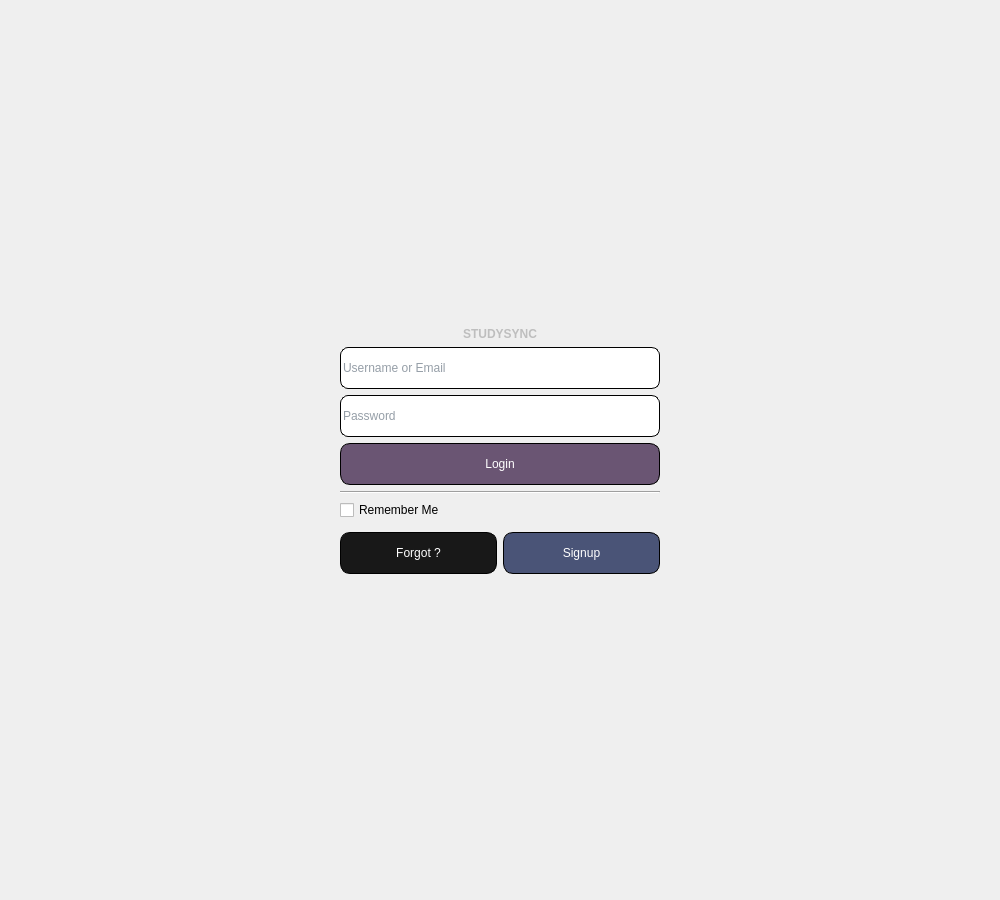
<?xml version="1.0" encoding="UTF-8"?>
<ui version="4.0">
 <class>WelcomeScreen</class>
 <widget class="QWidget" name="WelcomeScreen">
  <property name="enabled">
   <bool>true</bool>
  </property>
  <property name="geometry">
   <rect>
    <x>0</x>
    <y>0</y>
    <width>1000</width>
    <height>900</height>
   </rect>
  </property>
  <property name="sizePolicy">
   <sizepolicy hsizetype="Preferred" vsizetype="Preferred">
    <horstretch>0</horstretch>
    <verstretch>0</verstretch>
   </sizepolicy>
  </property>
  <property name="windowTitle">
   <string>Form</string>
  </property>
  <property name="styleSheet">
   <string notr="true">
* {
	background-color: none;
}

QWidget#WindowScreen {
    background-color: rgb(17, 25, 34);
    border: none;
    margin: 0px;
    padding: 0px;
}

QLineEdit {
    border-radius: 8px;
    background-color: #ffffff;
    color: #2c3e50;
    height: 40px;
	border: 1px solid #000000;
}

#loginButton {
	background-color: rgb(106, 85, 115); 
	border-radius: 10px;
	color: white;
	height:  40px;
	border: 1px solid #000000;
}

#forgotButton {
	background-color: rgb(24, 24, 24); 
	border-radius: 10px;
	color: white;
	height:  40px;
	border: 1px solid #000000;
}

#signupButton {
	background-color: rgb(74, 84, 119); 
	border-radius: 10px;
	color: white;
	height:  40px;
	border: 1px solid #000000;
}


#createAccountButton {
	background-color: rgb(233, 92, 105); 
	border-radius: 10px;
	color: white;
	height:  40px;
}

#resetAccountButton {
	background-color: rgb(24, 24, 24); 
	border-radius: 10px;
	color: white;
	height:  40px;
	border: 1px solid #000000;
}

#studSyncMainTitle {
	font-weight: bold;
	font-size: 50;
}</string>
  </property>
  <layout class="QVBoxLayout" name="verticalLayout">
   <item>
    <widget class="QStackedWidget" name="stackedWidget">
     <property name="currentIndex">
      <number>0</number>
     </property>
     <widget class="QWidget" name="mainPage">
      <layout class="QVBoxLayout" name="verticalLayout_3">
       <item>
        <spacer name="verticalSpacer">
         <property name="orientation">
          <enum>Qt::Orientation::Vertical</enum>
         </property>
         <property name="sizeHint" stdset="0">
          <size>
           <width>20</width>
           <height>40</height>
          </size>
         </property>
        </spacer>
       </item>
       <item>
        <layout class="QHBoxLayout" name="horizontalLayout">
         <property name="leftMargin">
          <number>0</number>
         </property>
         <property name="topMargin">
          <number>0</number>
         </property>
         <item>
          <spacer name="horizontalSpacer_2">
           <property name="orientation">
            <enum>Qt::Orientation::Horizontal</enum>
           </property>
           <property name="sizeHint" stdset="0">
            <size>
             <width>40</width>
             <height>20</height>
            </size>
           </property>
          </spacer>
         </item>
         <item>
          <layout class="QVBoxLayout" name="verticalLayout_2">
           <item>
            <widget class="QLabel" name="studSyncMainTitle">
             <property name="enabled">
              <bool>false</bool>
             </property>
             <property name="text">
              <string>STUDYSYNC</string>
             </property>
             <property name="alignment">
              <set>Qt::AlignmentFlag::AlignCenter</set>
             </property>
            </widget>
           </item>
           <item>
            <widget class="QLineEdit" name="loginUsernameOrEmailField">
             <property name="placeholderText">
              <string>Username or Email</string>
             </property>
            </widget>
           </item>
           <item>
            <widget class="QLineEdit" name="loginPasswordField">
             <property name="echoMode">
              <enum>QLineEdit::EchoMode::Password</enum>
             </property>
             <property name="placeholderText">
              <string>Password</string>
             </property>
            </widget>
           </item>
           <item>
            <widget class="QPushButton" name="loginButton">
             <property name="text">
              <string>Login</string>
             </property>
            </widget>
           </item>
           <item>
            <widget class="Line" name="line_2">
             <property name="orientation">
              <enum>Qt::Orientation::Horizontal</enum>
             </property>
            </widget>
           </item>
           <item>
            <widget class="QCheckBox" name="rememberMeCheckbox">
             <property name="enabled">
              <bool>true</bool>
             </property>
             <property name="text">
              <string>Remember Me</string>
             </property>
            </widget>
           </item>
           <item>
            <widget class="Line" name="line">
             <property name="orientation">
              <enum>Qt::Orientation::Vertical</enum>
             </property>
            </widget>
           </item>
           <item>
            <layout class="QHBoxLayout" name="horizontalLayout_2">
             <property name="topMargin">
              <number>0</number>
             </property>
             <item>
              <widget class="QPushButton" name="forgotButton">
               <property name="text">
                <string>Forgot ?</string>
               </property>
              </widget>
             </item>
             <item>
              <widget class="QPushButton" name="signupButton">
               <property name="text">
                <string>Signup</string>
               </property>
              </widget>
             </item>
            </layout>
           </item>
          </layout>
         </item>
         <item>
          <spacer name="horizontalSpacer">
           <property name="orientation">
            <enum>Qt::Orientation::Horizontal</enum>
           </property>
           <property name="sizeHint" stdset="0">
            <size>
             <width>40</width>
             <height>20</height>
            </size>
           </property>
          </spacer>
         </item>
        </layout>
       </item>
       <item>
        <spacer name="verticalSpacer_2">
         <property name="orientation">
          <enum>Qt::Orientation::Vertical</enum>
         </property>
         <property name="sizeHint" stdset="0">
          <size>
           <width>20</width>
           <height>40</height>
          </size>
         </property>
        </spacer>
       </item>
      </layout>
     </widget>
     <widget class="QWidget" name="forgotPage">
      <layout class="QVBoxLayout" name="verticalLayout_4">
       <item>
        <layout class="QHBoxLayout" name="horizontalLayout_10">
         <property name="topMargin">
          <number>0</number>
         </property>
         <item>
          <widget class="QPushButton" name="forgotBackButton">
           <property name="text">
            <string>&lt;</string>
           </property>
          </widget>
         </item>
         <item>
          <spacer name="horizontalSpacer_5">
           <property name="orientation">
            <enum>Qt::Orientation::Horizontal</enum>
           </property>
           <property name="sizeHint" stdset="0">
            <size>
             <width>40</width>
             <height>20</height>
            </size>
           </property>
          </spacer>
         </item>
        </layout>
       </item>
       <item>
        <layout class="QHBoxLayout" name="horizontalLayout_5">
         <item>
          <spacer name="horizontalSpacer_4">
           <property name="orientation">
            <enum>Qt::Orientation::Horizontal</enum>
           </property>
           <property name="sizeHint" stdset="0">
            <size>
             <width>40</width>
             <height>20</height>
            </size>
           </property>
          </spacer>
         </item>
         <item>
          <layout class="QVBoxLayout" name="verticalLayout_5">
           <item>
            <spacer name="verticalSpacer_3">
             <property name="orientation">
              <enum>Qt::Orientation::Vertical</enum>
             </property>
             <property name="sizeHint" stdset="0">
              <size>
               <width>20</width>
               <height>40</height>
              </size>
             </property>
            </spacer>
           </item>
           <item>
            <widget class="QLabel" name="label_2">
             <property name="text">
              <string>Forgot Info?</string>
             </property>
            </widget>
           </item>
           <item>
            <widget class="QLineEdit" name="lineEdit_3">
             <property name="placeholderText">
              <string>Give us your email, we'll send you a reset!</string>
             </property>
            </widget>
           </item>
           <item>
            <widget class="QPushButton" name="resetAccountButton">
             <property name="text">
              <string>Send</string>
             </property>
            </widget>
           </item>
           <item>
            <spacer name="verticalSpacer_4">
             <property name="orientation">
              <enum>Qt::Orientation::Vertical</enum>
             </property>
             <property name="sizeHint" stdset="0">
              <size>
               <width>20</width>
               <height>40</height>
              </size>
             </property>
            </spacer>
           </item>
          </layout>
         </item>
         <item>
          <spacer name="horizontalSpacer_3">
           <property name="orientation">
            <enum>Qt::Orientation::Horizontal</enum>
           </property>
           <property name="sizeHint" stdset="0">
            <size>
             <width>40</width>
             <height>20</height>
            </size>
           </property>
          </spacer>
         </item>
        </layout>
       </item>
      </layout>
     </widget>
     <widget class="QWidget" name="page">
      <layout class="QVBoxLayout" name="verticalLayout_6">
       <item>
        <layout class="QHBoxLayout" name="horizontalLayout_11">
         <property name="topMargin">
          <number>0</number>
         </property>
         <item>
          <widget class="QPushButton" name="signupBackButton">
           <property name="text">
            <string>&lt;</string>
           </property>
          </widget>
         </item>
         <item>
          <spacer name="horizontalSpacer_8">
           <property name="orientation">
            <enum>Qt::Orientation::Horizontal</enum>
           </property>
           <property name="sizeHint" stdset="0">
            <size>
             <width>40</width>
             <height>20</height>
            </size>
           </property>
          </spacer>
         </item>
        </layout>
       </item>
       <item>
        <layout class="QHBoxLayout" name="horizontalLayout_8">
         <property name="topMargin">
          <number>0</number>
         </property>
         <item>
          <spacer name="horizontalSpacer_7">
           <property name="orientation">
            <enum>Qt::Orientation::Horizontal</enum>
           </property>
           <property name="sizeHint" stdset="0">
            <size>
             <width>40</width>
             <height>20</height>
            </size>
           </property>
          </spacer>
         </item>
         <item>
          <layout class="QVBoxLayout" name="verticalLayout_7">
           <property name="topMargin">
            <number>0</number>
           </property>
           <item>
            <spacer name="verticalSpacer_5">
             <property name="orientation">
              <enum>Qt::Orientation::Vertical</enum>
             </property>
             <property name="sizeHint" stdset="0">
              <size>
               <width>20</width>
               <height>40</height>
              </size>
             </property>
            </spacer>
           </item>
           <item>
            <widget class="QLabel" name="signUpLable">
             <property name="text">
              <string>Join Us!</string>
             </property>
            </widget>
           </item>
           <item>
            <widget class="QLineEdit" name="signupUsernameField">
             <property name="placeholderText">
              <string>Username</string>
             </property>
            </widget>
           </item>
           <item>
            <widget class="QLineEdit" name="signupEmailField">
             <property name="placeholderText">
              <string>Email</string>
             </property>
            </widget>
           </item>
           <item>
            <widget class="QLineEdit" name="signupPasswordField">
             <property name="echoMode">
              <enum>QLineEdit::EchoMode::Password</enum>
             </property>
             <property name="placeholderText">
              <string>Password</string>
             </property>
            </widget>
           </item>
           <item>
            <widget class="QPushButton" name="createAccountButton">
             <property name="text">
              <string>Signup</string>
             </property>
            </widget>
           </item>
           <item>
            <spacer name="verticalSpacer_6">
             <property name="orientation">
              <enum>Qt::Orientation::Vertical</enum>
             </property>
             <property name="sizeHint" stdset="0">
              <size>
               <width>20</width>
               <height>40</height>
              </size>
             </property>
            </spacer>
           </item>
          </layout>
         </item>
         <item>
          <spacer name="horizontalSpacer_6">
           <property name="orientation">
            <enum>Qt::Orientation::Horizontal</enum>
           </property>
           <property name="sizeHint" stdset="0">
            <size>
             <width>40</width>
             <height>20</height>
            </size>
           </property>
          </spacer>
         </item>
        </layout>
       </item>
      </layout>
     </widget>
     <widget class="QWidget" name="page_2"/>
    </widget>
   </item>
  </layout>
 </widget>
 <resources/>
 <connections/>
</ui>
